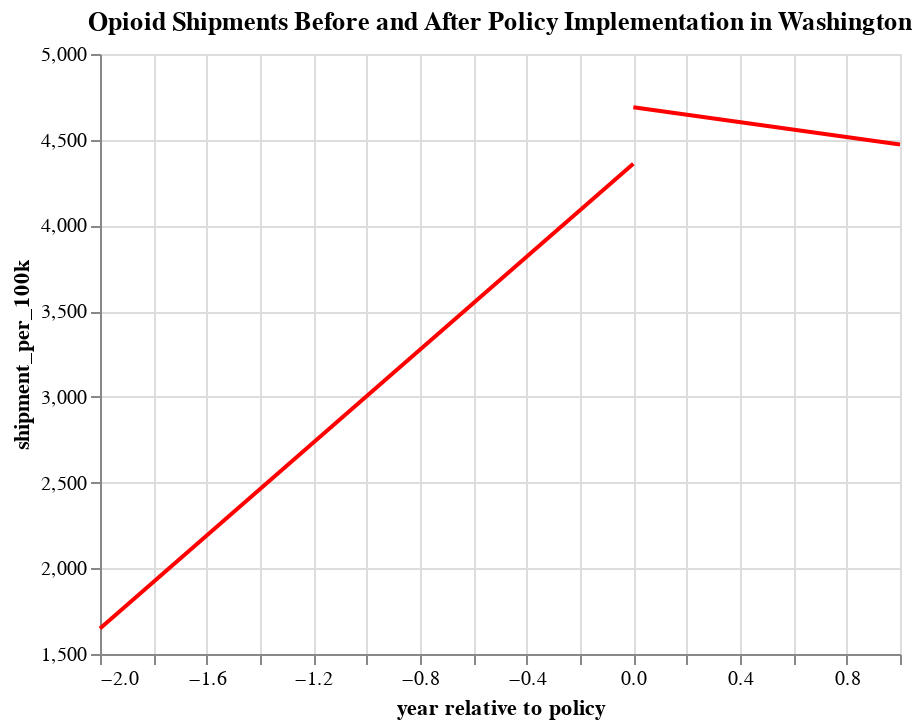

Write notebook code for a chart like this one.
### Code cell
# test the function
# may remove title parameters later - not really necessary as we aren't plotting this part in our final analysis
# however, if we can't add a title to our fit/regression line charts, we may need to add them here
base_before, base_after = get_charts(b4 = wa_b4_preds, after = wa_after_preds, title_b4 = "Opioid Shipments Before and After Policy Implementation in Washington", title_after="Shipments After Policy Implementation", color="red")
base_before + base_after

### Figure 1 — Vega-Lite specification as saved in the notebook (floating-point values rounded to 4 significant figures)
{"config": {"view": {"continuousWidth": 400, "continuousHeight": 300}}, "layer": [{"data": {"name": "data-6fec35fbacde7bc4e0bda65373e2a412"}, "mark": "line", "encoding": {"color": {"value": "red"}, "x": {"field": "year relative to policy", "scale": {"zero": false}, "type": "quantitative"}, "y": {"field": "shipment_per_100k", "scale": {"zero": false}, "type": "quantitative"}}, "title": "Opioid Shipments Before and After Policy Implementation in Washington", "transform": [{"on": "year relative to policy", "regression": "shipment_per_100k"}]}, {"data": {"name": "data-0267dafc2bbc4f907d3f9169ed53fdf9"}, "mark": "line", "encoding": {"color": {"value": "red"}, "x": {"field": "year relative to policy", "scale": {"zero": false}, "type": "quantitative"}, "y": {"field": "shipment_per_100k", "scale": {"zero": false}, "type": "quantitative"}}, "title": "Shipments After Policy Implementation", "transform": [{"on": "year relative to policy", "regression": "shipment_per_100k"}]}], "$schema": "https://vega.github.io/schema/vega-lite/v4.17.0.json", "datasets": {"data-6fec35fbacde7bc4e0bda65373e2a412": [{"shipment_per_100k": 1649.0, "ci_low": -7735.0, "ci_high": 11030.0, "Year": 2009, "year relative to policy": -2}, {"shipment_per_100k": 3004.0, "ci_low": -2931.0, "ci_high": 8939.0, "Year": 2010, "year relative to policy": -1}, {"shipment_per_100k": 4359.0, "ci_low": -5024.0, "ci_high": 13740.0, "Year": 2011, "year relative to policy": 0}], "data-0267dafc2bbc4f907d3f9169ed53fdf9": [{"shipment_per_100k": 4690.0, "ci_low": null, "ci_high": null, "Year": 2011, "year relative to policy": 0}, {"shipment_per_100k": 4472.0, "ci_low": null, "ci_high": null, "Year": 2012, "year relative to policy": 1}]}}
